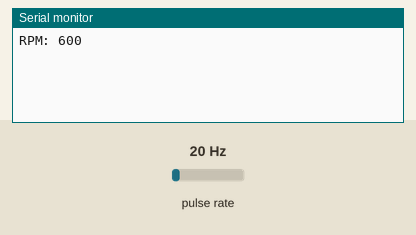
Simulated run of this program. Board: ESP8266 (Wemos D1 mini). On the bench: the last lines printed to the serial monitor. Wiring (inferred from the names in the program): pulse sensor: data D2. Inputs (shaded band) come from the test bench; at power-on: pulse rate 20 Hz.

Above: at 1.2 s.
1.3 s: pulse rate (sensor on D2) set to 4 Hz
At 2.6 s:
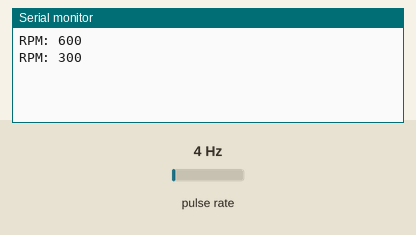
2.8 s: pulse rate (sensor on D2) set to 50 Hz
At 3.8 s:
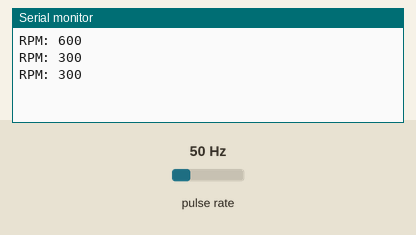
Timing chart, 0 to 5.8 s (numbered marks = the images above; inputs shaded):
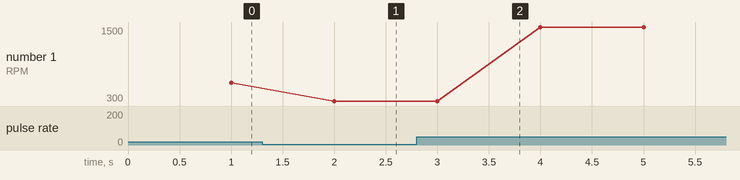

The program:

main.cpp
```cpp
#include <Arduino.h>
#define READ_PULSE_TIME 1000UL

const uint8_t tachPin = D2;

uint32_t pulseCount = 0;
uint32_t lastReadPulse = 0;

void IRAM_ATTR tachInterrupt() {
  pulseCount++;
}

void setup() {
  Serial.begin(115200);
  pinMode(tachPin, INPUT_PULLUP);
  attachInterrupt(digitalPinToInterrupt(tachPin), tachInterrupt, FALLING);
}

void loop() {
  uint32_t currentTime = millis();
  if (currentTime - lastReadPulse >= READ_PULSE_TIME) {
    lastReadPulse = currentTime;

    noInterrupts();
    uint32_t rpm = (pulseCount / 2) * 60;
    pulseCount = 0;
    interrupts();

    Serial.println("RPM: " + String(rpm));
  }
}
```

Measured:
- after the input at 1.3 s, the serial monitor: prints a new line after 0.70 s (image 1)
- plotted number 1: 600 → 300 after the input at 1.3 s, 300 → 1500 after the input at 2.8 s
